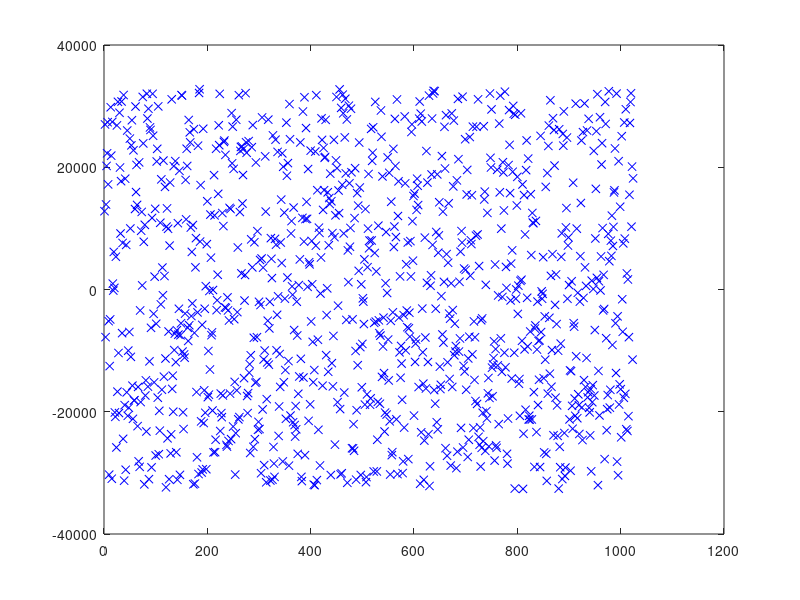

The MATLAB source for this figure:
clear;
rom_depth=1024;
rom_bits=16;

rom_min=-1*2^(rom_bits-1);
rom_max=2^(rom_bits-1)-1;

rom_data=randi([rom_min, rom_max],1,rom_depth);

plot(rom_data, 'bx');

fid=fopen("../rom_rand_pkg.vhd","wt");
fprintf(fid, "library IEEE;\n");
fprintf(fid, "use IEEE.STD_LOGIC_1164.ALL;\n");
fprintf(fid, "use IEEE.NUMERIC_STD.ALL;\n\n");
fprintf(fid, "package rom_rand_pkg is\n\n");
fprintf(fid, "type t_rom_array is array (0 to %d) of integer;\n\n",rom_depth-1);

fprintf(fid, "constant k_rom_rand: t_rom_array := (\n");
fprintf(fid, "%d, %d, %d, %d, %d, %d, %d, %d, \n",rom_data(1:end-8));
fprintf(fid, "%d, %d, %d, %d, %d, %d, %d, %d); \n\n",rom_data(end-7:end));

fprintf(fid, "end package rom_rand_pkg;\n");
